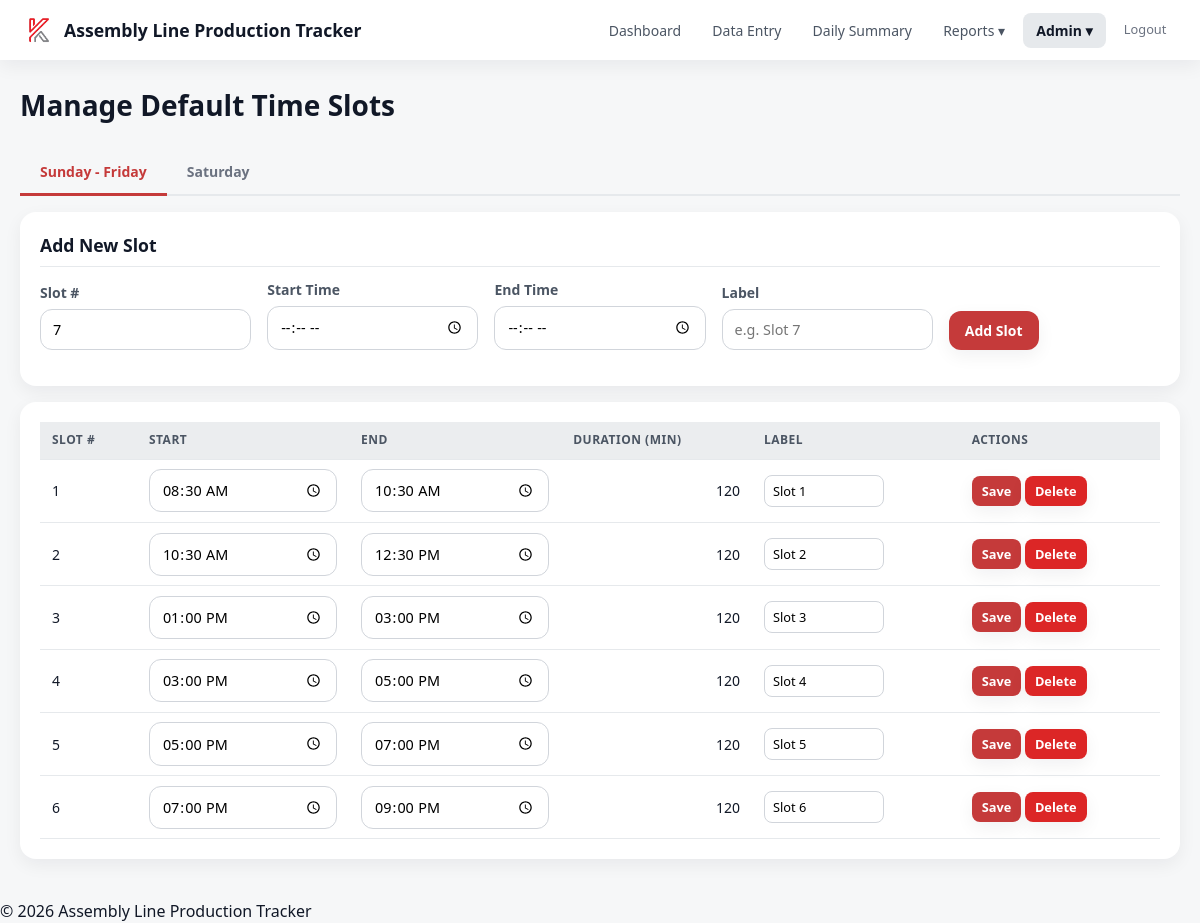
Screenshot of /pages/manage_time_slots.php (signed in) with the database file from the repository.
### tables this page shows
CREATE TABLE IF NOT EXISTS default_time_slots (
    id INT UNSIGNED AUTO_INCREMENT PRIMARY KEY,
    day_type ENUM('sun_fri','sat') NOT NULL,
    slot_number TINYINT UNSIGNED NOT NULL,
    start_time TIME NOT NULL,
    end_time TIME NOT NULL,
    label VARCHAR(50),
    UNIQUE KEY uq_day_slot (day_type, slot_number)
);

### includes/functions.php (called while the page is built, shortened)
<?php
function h($str): string {
    return htmlspecialchars((string)$str, ENT_QUOTES, 'UTF-8');
}

### pages/manage_time_slots.php (the view, shortened to what this page needs)
<?php
require_once APP_ROOT . '/includes/functions.php';
$db = getDB();
$activeTab = $_GET['tab'] ?? 'sun_fri';
$sunFriSlots = $db->query("SELECT * FROM default_time_slots WHERE day_type = 'sun_fri' ORDER BY slot_number")->fetchAll();
$nextSunFri = 1;
if (!empty($sunFriSlots)) {
    $nextSunFri = max(array_column($sunFriSlots, 'slot_number')) + 1;
}
include APP_ROOT . '/includes/header.php';
?>
<div class="page-header">
    <h1>Manage Default Time Slots</h1>
</div>
<div class="tabs">
    <button class="tab-btn <?= $activeTab === 'sun_fri' ? 'active' : '' ?>" data-tab="tab-sun-fri">Sunday - Friday</button>
    <button class="tab-btn <?= $activeTab === 'sat' ? 'active' : '' ?>" data-tab="tab-sat">Saturday</button>
</div>
<?php
function renderSlotTable($slots, $dayType, $nextSlot) {
?>
<div class="card" style="margin-bottom: 1rem;">
    <div class="card-header">Add New Slot</div>
    <form method="POST">
        <div class="form-row">
            <div class="form-group">
                <label>Slot #</label>
                <input type="number" name="slot_number" min="1" value="<?= $nextSlot ?>" required>
            </div>
            <div class="form-group">
                <label>Start Time</label>
                <input type="time" name="start_time" required>
            </div>
            <div class="form-group">
                <label>End Time</label>
                <input type="time" name="end_time" required>
            </div>
            <div class="form-group">
                <label>Label</label>
                <input type="text" name="label" placeholder="e.g. Slot <?= $nextSlot ?>">
            </div>
            <div class="form-group">
                <button type="submit" class="btn btn-primary">Add Slot</button>
            </div>
        </div>
    </form>
</div>
<div class="card">
    <div class="table-responsive">
        <table>
            <thead>
                <tr>
                    <th>Slot #</th>
                    <th>Start</th>
                    <th>End</th>
                    <th>Duration (min)</th>
                    <th>Label</th>
                    <th>Actions</th>
                </tr>
            </thead>
            <tbody>
                <?php foreach ($slots as $s): ?>
                <tr>
                    <form method="POST">
                        <td><?= h($s['slot_number']) ?></td>
                        <td><input type="time" name="start_time" value="<?= h(substr($s['start_time'], 0, 5)) ?>"></td>
                        <td><input type="time" name="end_time" value="<?= h(substr($s['end_time'], 0, 5)) ?>"></td>
                        <td class="num"><?= round((strtotime($s['end_time']) - strtotime($s['start_time'])) / 60) ?></td>
                        <td><input type="text" name="label" value="<?= h($s['label']) ?>" style="width:120px"></td>
                        <td>
                            <button type="submit" class="btn btn-sm btn-primary">Save</button>
                    </form>
                    <form method="POST" style="display:inline" onsubmit="return confirm('Delete this slot?')">
                        <button type="submit" class="btn btn-sm btn-danger">Delete</button>
                    </form>
                </tr>
                <?php endforeach; ?>
            </tbody>
        </table>
    </div>
</div>
<?php } ?>
<div id="tab-sun-fri" class="tab-content <?= $activeTab === 'sun_fri' ? 'active' : '' ?>">
    <?php renderSlotTable($sunFriSlots, 'sun_fri', $nextSunFri); ?>
</div>
<?php include APP_ROOT . '/includes/footer.php'; ?>

### rows the page displays
default_time_slots: slot_number "1", start_time "08:30", end_time "10:30", end_time+start_time "120", label "Slot 1"
default_time_slots: slot_number "2", start_time "10:30", end_time "12:30", end_time+start_time "120", label "Slot 2"
default_time_slots: slot_number "3", start_time "13:00", end_time "15:00", end_time+start_time "120", label "Slot 3"
default_time_slots: slot_number "4", start_time "15:00", end_time "17:00", end_time+start_time "120", label "Slot 4"
default_time_slots: slot_number "5", start_time "17:00", end_time "19:00", end_time+start_time "120", label "Slot 5"
default_time_slots: slot_number "6", start_time "19:00", end_time "21:00", end_time+start_time "120", label "Slot 6"

### other values shown
APP_NAME "Assembly Line Production Tracker"
